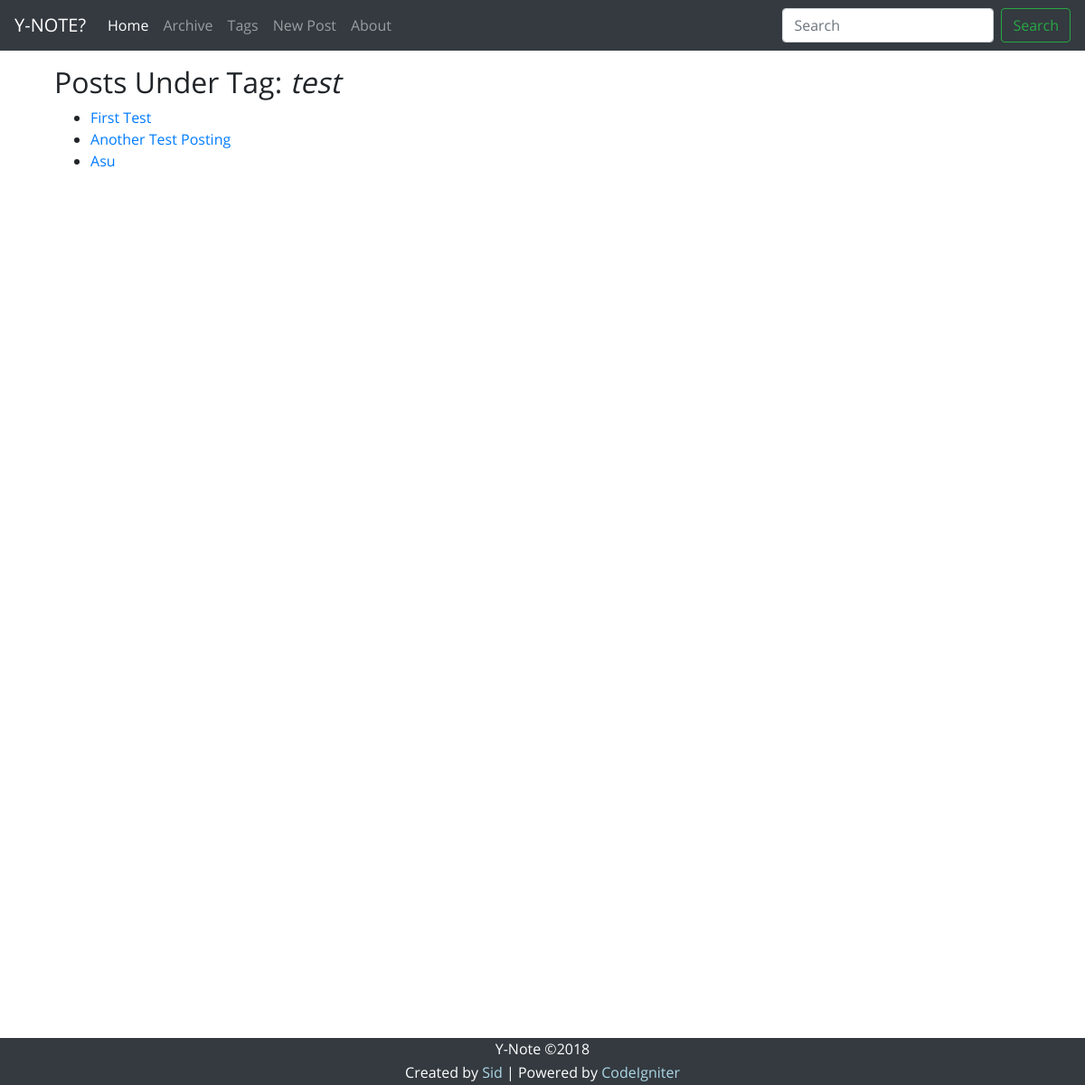
The app's page /index.php/tags/by_tag/test, older data.
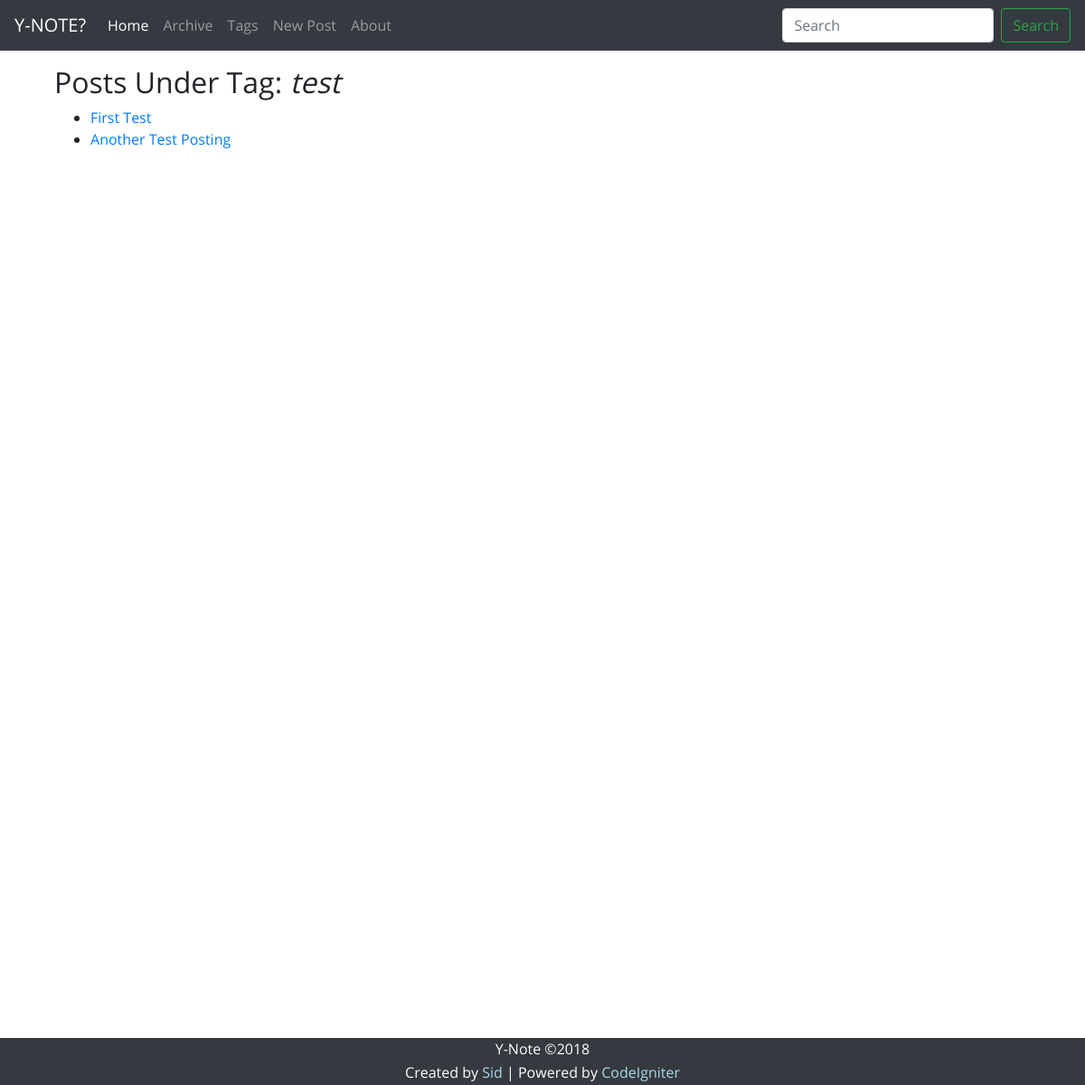
The same page, newer data.
### tables this page shows
CREATE TABLE `tags` (
  `id_post` int(11) NOT NULL,
  `tag` varchar(50) NOT NULL,
  KEY `tags_ibfk_1` (`id_post`),
  CONSTRAINT `tags_ibfk_1` FOREIGN KEY (`id_post`) REFERENCES `posts` (`id_post`) ON DELETE CASCADE
);

CREATE TABLE `posts` (
  `id_post` int(11) NOT NULL AUTO_INCREMENT,
  `date_post` datetime DEFAULT NULL,
  `date_modified` datetime DEFAULT NULL,
  `title_post` varchar(255) DEFAULT NULL,
  `content` text,
  PRIMARY KEY (`id_post`)
);

### application/controllers/Tags.php (called while the page is built, shortened)
<?php defined('BASEPATH') OR exit('No direct script access allowed');
class Tags extends CI_Controller {
    public function by_tag($tag) {
        $this->load->model('Post_model');
        $posts = $this->Post_model;
        $posts_list = $posts->posts_by_tag($tag);
        $this->load->view('header_view', array('page_title' => 'Tags - Y-Note'));
        $this->load->view('navbar_view');
        $this->load->view('by_tag_view', array('tag' => $tag, 'posts_list' => $posts_list));
        $this->load->view('tail_view');
    }
}

### index.php (called while the page is built, shortened)
<?php
require_once BASEPATH.'core/CodeIgniter.php';

### application/models/Post_model.php (called while the page is built, shortened)
<?php
class Post_model extends CI_Model {
    public function posts_by_tag($tag) {
        $this->db->select('tags.id_post AS id_post, posts.title_post AS title_post')
                 ->from('tags')
                 ->join('posts', 'posts.id_post = tags.id_post')
                 ->where('tags.tag', $tag);
        $query = $this->db->get();
        return $query->result_array();
    }
}

### application/views/by_tag_view.php (the view)
<?php defined('BASEPATH') OR exit('No direct script access allowed');
echo "<div class='container'>";
echo "<h2>Posts Under Tag: <em>$tag</em></h2>";
echo "<ul>";
foreach ($posts_list as $post) {
    echo "<li><a href='". base_url() ."index.php/read_post/".$post['id_post']."'>".$post['title_post']."</a></li>";
}
echo "</ul>";
echo "</div>";

Row changes from the older to the newer data that the page shows:
removed tags: id_post.title_post "Asu"
